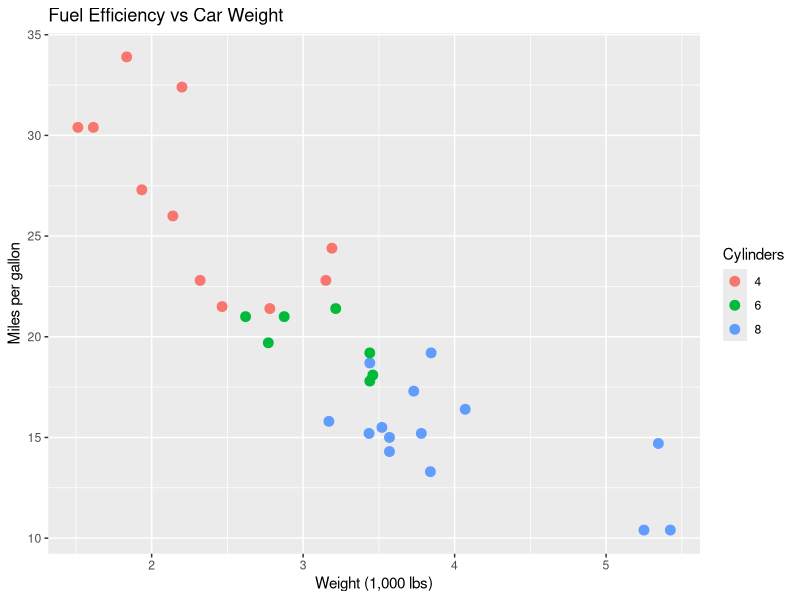

Generate this figure with R:
## ---- chunk 1
library(tidyverse)

cars_data <- mtcars %>%
  rownames_to_column("model") %>%
  mutate(cylinders = factor(cyl))
## ---- chunk 2
ggplot(cars_data, aes(x = wt, y = mpg, color = cylinders)) +
  geom_point(size = 3) +
  labs(
    title = "Fuel Efficiency vs Car Weight",
    x = "Weight (1,000 lbs)",
    y = "Miles per gallon",
    color = "Cylinders"
  )
